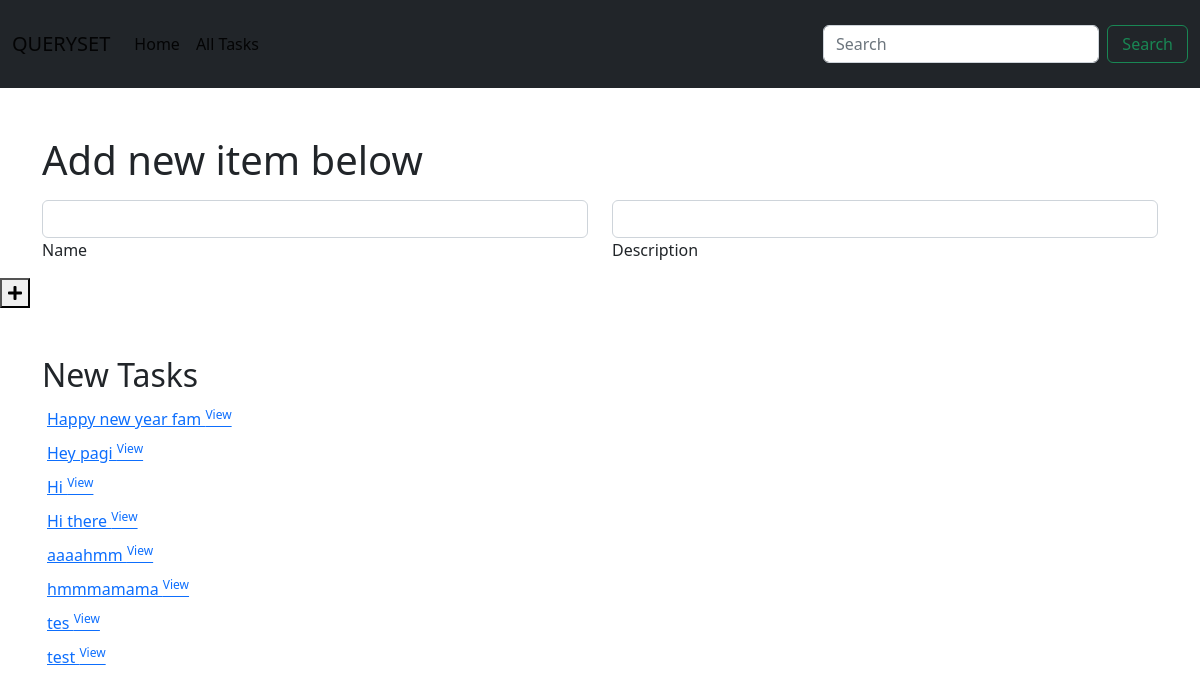
Before: / with the older database file.
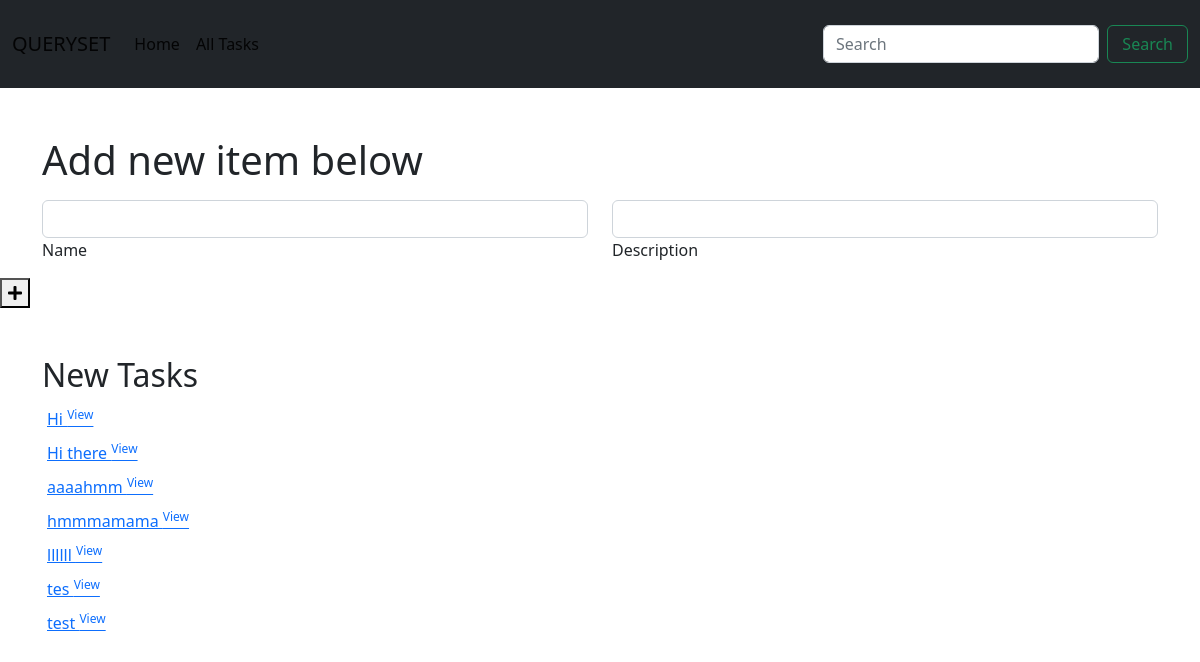
After: the same page with the newer database file.
### crud_queryset/models.py (models this page shows, shortened)
class Task(models.Model):
     name = models.CharField(max_length=120, unique=True)
     description = models.TextField(blank=True)
     iscompleted = models.BooleanField(default=False)
     class Meta:
        ordering = ['name']

### crud_queryset/views.py (the view)
# urls.py: path('',crud_queryset.views.homepage, name='home-page'),
def homepage(request):
    new_tasks = Task.objects.all()
    return render(request,'crud/homePage.html', {'tasks':new_tasks})

### crud_queryset/templates/crud/homePage.html
{%extends 'crud/base.html'%}
{% block content %}
{% include 'tasks/addTask.html' %}
{% include 'tasks/tasksList.html' %}
{% endblock %}

### crud_queryset/templates/tasks/tasksList.html (shortened to what this page needs)
<div class="container task-lists">
  <div class="row mt-5">
    <h2>New Tasks</h2>
    <ul style="list-style:none">
    {%for task in tasks.all%}
      <li  style="padding:5px">
          <a  href="{% url 'detail' task.id %}">{{task.name}}
              <sup>View</sup>  <a href="{% url 'detail' task.id %}"></a>
            </a>
      </li>
    {%endfor%}
  </div>
</div>

Changed rows visible on the page:
removed Task: name "Happy new year fam"
removed Task: name "Hey pagi"
added Task: name "llllll"
